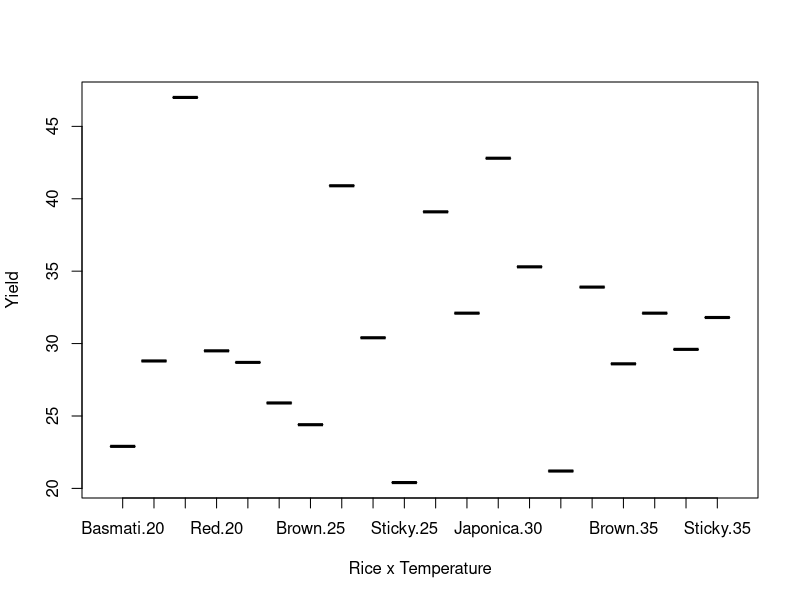

Write the R code that produced this figure. (Note: this script raises an error after producing the figure.)


list.files("data")

dat <- read.csv("data/rice_yield.csv")

boxplot(Yield ~ Rice:Temperature,
        data = dat,
        xlab = "Rice x Temperature",
        ylab = "Yield")

dat

ggplot(data = dat, aes(x = Yield, group = Rice, fill = Rice, color = Rice)) +
  geom_density(adjust=1.5, alpha=.4) +
  theme_bw()

mod <- with(dat,
            lm(Yield ~ Rice + Temperature + Rice:Temperature))

anova(mod)

summary(mod)


